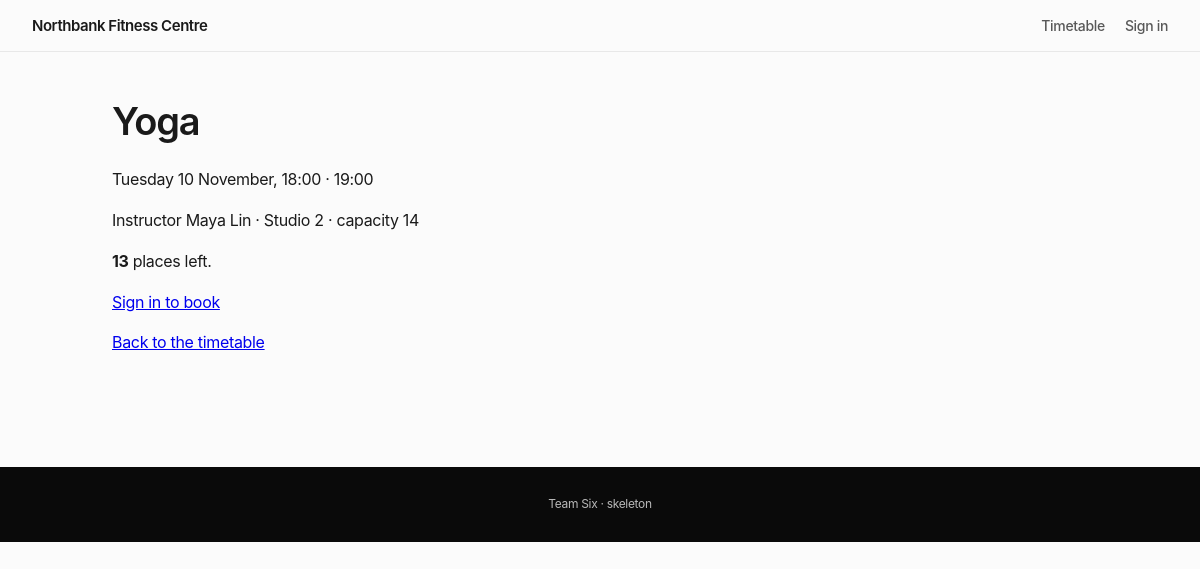
Page /classes/1 on the committed database.
### app/models.py (models this page shows)
class ClassType(db.Model):
    id = db.Column(db.Integer, primary_key=True)
    name = db.Column(db.String(40), nullable=False)
    required_equipment = db.Column(db.String(120))
    duration_min = db.Column(db.Integer, nullable=False, default=60)

class ClassSession(db.Model):
    id = db.Column(db.Integer, primary_key=True)
    class_type_id = db.Column(db.Integer, db.ForeignKey("class_type.id"), nullable=False)
    instructor_id = db.Column(db.Integer, db.ForeignKey("instructor.id"), nullable=False)
    room_id = db.Column(db.Integer, db.ForeignKey("room.id"), nullable=False)
    start = db.Column(db.DateTime, nullable=False)
    end = db.Column(db.DateTime, nullable=False)
    capacity = db.Column(db.Integer, nullable=False)
    status = db.Column(db.String(12), nullable=False, default="scheduled")
    class_type = db.relationship("ClassType")
    instructor = db.relationship("Instructor")
    room = db.relationship("Room")
    bookings = db.relationship("Booking", back_populates="session")
    @property
    def booked_count(self):
        return sum(1 for b in self.bookings if b.status == "Booked")
    @property
    def places_left(self):
        return self.capacity - self.booked_count

class Instructor(db.Model):
    id = db.Column(db.Integer, primary_key=True)
    name = db.Column(db.String(60), nullable=False)
    profile = db.Column(db.Text)
    skills = db.relationship("InstructorSkill", back_populates="instructor")

class Room(db.Model):
    id = db.Column(db.Integer, primary_key=True)
    name = db.Column(db.String(40), nullable=False)
    capacity = db.Column(db.Integer, nullable=False)
    equipment = db.Column(db.String(120))

class Booking(db.Model):
    id = db.Column(db.Integer, primary_key=True)
    user_id = db.Column(db.Integer, db.ForeignKey("user.id"), nullable=False)
    class_session_id = db.Column(db.Integer, db.ForeignKey("class_session.id"), nullable=False)
    membership_id = db.Column(db.Integer, db.ForeignKey("membership.id"), nullable=False)
    status = db.Column(db.String(12), nullable=False, default="Booked")
    booked_at = db.Column(db.DateTime, default=datetime.utcnow)
    cancelled_at = db.Column(db.DateTime)
    active = db.Column(db.Boolean, nullable=False, default=True)
    user = db.relationship("User", back_populates="bookings")
    session = db.relationship("ClassSession", back_populates="bookings")
    membership = db.relationship("Membership")

### app/access.py (the view)
@bp.get("/classes/<int:session_id>")
def class_detail(session_id):
    class_row = db.get_or_404(ClassSession, session_id)
    return render_template("class_detail.html", session=class_row)

### templates/class_detail.html (shortened to what this page needs)
{% extends "base.html" %}
{% block content %}
<h1>{{ session.class_type.name }}</h1>
<p>{{ session.start.strftime("%A %d %B, %H:%M") }} · {{ session.end.strftime("%H:%M") }}</p>
<p>Instructor {{ session.instructor.name }} · {{ session.room.name }} · capacity {{ session.capacity }}</p>
<p><strong>{{ session.places_left }}</strong> places left.</p>
{% if current_user.is_authenticated and current_user.role == 'member' and session.places_left > 0 %}
  <form method="post" action="{{ url_for('booking.book', session_id=session.id) }}"><button>Book this class</button></form>
{% elif not current_user.is_authenticated %}
  <a href="{{ url_for('access.login') }}">Sign in to book</a>
{% endif %}
<p><a href="{{ url_for('access.timetable') }}">Back to the timetable</a></p>
{% endblock %}

### static/style.css (style rules this page uses)
* { box-sizing: border-box; }
body { margin: 0; background: var(--bg); color: var(--ink); font: 400 16px/1.55 Inter, "Segoe UI", system-ui, sans-serif; letter-spacing: -0.02em; -webkit-font-smoothing: antialiased; }
h1, h2 { letter-spacing: -0.03em; font-weight: 600; color: var(--ink); }
h1 { font-size: clamp(28px, 3.4vw, 38px); margin: 40px 0 10px; }

### rows in the picture
ClassType: class_type.name "Yoga"
ClassSession: start "Tuesday 10 November, 18:00", end "19:00", capacity "14", places_left "13"
Instructor: instructor.name "Maya Lin"
Room: room.name "Studio 2"
